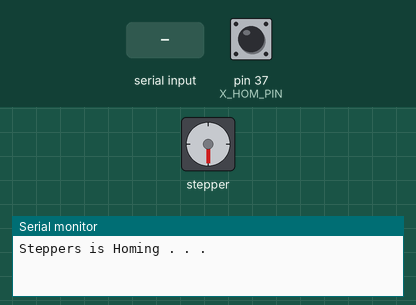
Simulated run of this sketch. Board: Arduino Mega 2560, built with avr-gcc and run on an emulated ATmega2560. Shown: stepper motor, the last lines printed to the serial monitor. The inputs (shaded band) are chosen by the test bench; at power-on: pin 37 (X_HOM_PIN) HIGH. Stepper angles assume 200 steps per turn.

Above: at 0.8 s.
0.9 s: pin 37 (X_HOM_PIN) pulled LOW for 0.15 s
2.5 s: "90,45\n" received over Serial
At 4.4 s:
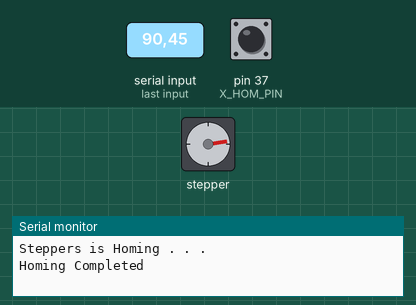
4.7 s: "30,150\n" received over Serial
At 5.7 s:
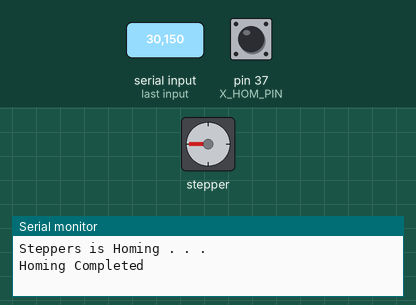
6.8 s: "5\n" received over Serial
At 8.1 s:
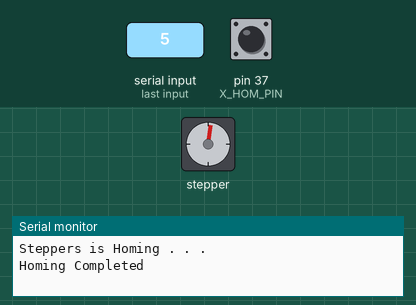
8.9 s: "90\n" received over Serial
At 9.9 s:
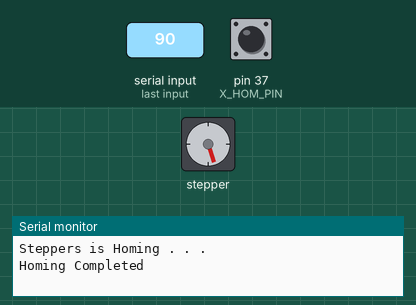
10.9 s: "200\n" received over Serial
At 12.3 s:
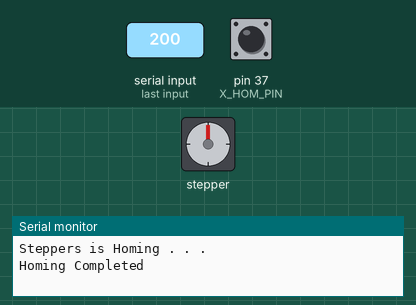
Timing chart, 0 to 13.9 s (numbered marks = the images above; inputs shaded):
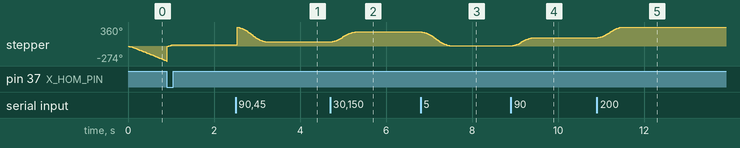

The sketch:

acctest.ino
```cpp
#include <SPI.h>
#include "AccelStepper.h"
#include <MultiStepper.h>


#define X_PUL_PIN   A0
#define X_DIR_PIN   A1
#define X_ENA_PIN   38
#define X_HOM_PIN   37


AccelStepper motorX(1, X_PUL_PIN, X_DIR_PIN);

int i = 0, j, k;


void setup() {
	Serial.begin(115200);
	pinMode (X_HOM_PIN, INPUT_PULLUP);
	delay(5);

	motorX.setMaxSpeed(500);
	motorX.setAcceleration(2000);

	Serial.println("Steppers is Homing . . .");

	long initial_homing;
//X homing
	initial_homing = 0;

	while (digitalRead(X_HOM_PIN)) {
		motorX.moveTo(initial_homing);
		motorX.run();
		initial_homing--;
		delay(5);
	}
	motorX.setCurrentPosition(0);
	initial_homing = 0;

	while (!digitalRead(X_HOM_PIN)) {
		motorX.moveTo(initial_homing);
		motorX.run();
		initial_homing++;
		delay(5);
	}
	motorX.setCurrentPosition(200);

	Serial.println("Homing Completed\n");
	motorX.setMaxSpeed(1000.0);
	motorX.setAcceleration(1000.0);


}

void loop() {
	while (Serial.available() > 0) {

		float st = Serial.parseFloat();
		if (Serial.read() == '\n') {
			motorX.moveTo(st);
			motorX.runToPosition(); // Blocks until all are in position
			delay(100);
		}
	}
}
```

Measured:
- after the input at 2.5 s, stepper: turns 322° clockwise in 0.00 s, then 273° counter-clockwise in 0.70 s
- after the input at 4.7 s, stepper: turns 189° clockwise in 0.57 s, starting at once
- after the input at 6.8 s, stepper: turns 261° counter-clockwise in 0.69 s, starting at once
- after the input at 8.9 s, stepper: turns 153° clockwise in 0.50 s, starting at once
- after the input at 10.9 s, stepper: turns 198° clockwise in 0.56 s, starting at once
